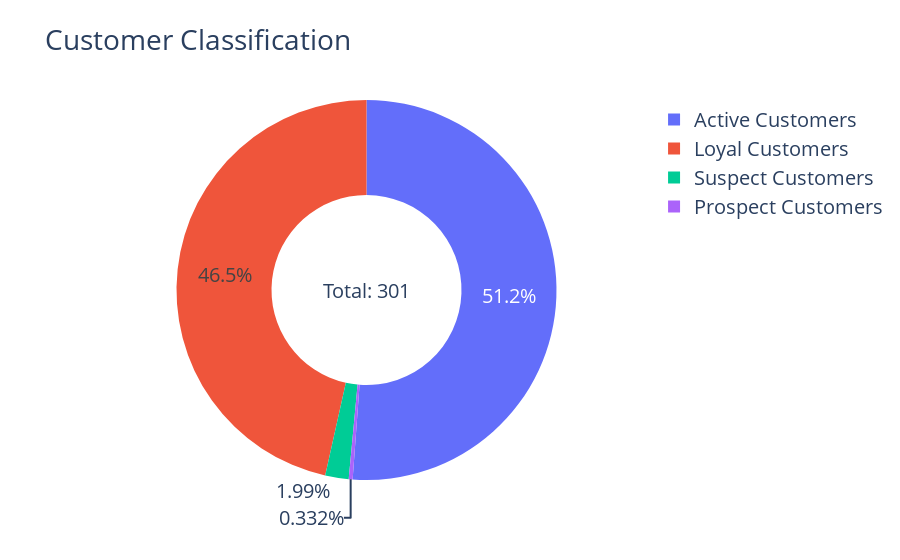

Notebook code for this chart:
### Code cell
import plotly.graph_objects as go

labels = ["Active Customers","Loyal Customers" ,"Suspect Customers","Prospect Customers"]
values = [154,140,6,1]

# Create subplots: use 'domain' type for Pie subplot
fig = go.Figure(data=[go.Pie(labels=labels, values=values)])

# Use `hole` to create a donut-like pie chart
fig.update_traces(hole=.5, hoverinfo="label+percent")

fig.update_layout(
    title_text="Customer Classification",
    # Add annotations in the center of the donut pies.
    annotations=[dict(text='Total: 301', x=0.5, y=0.5, font_size=20, showarrow=False)],
    font=dict(size=20))
    
fig.show()

### Figure 1 — Plotly figure (JSON) as saved in the notebook; plotly's stock layout.template omitted (floating-point values rounded to 4 significant figures)
{"data": [{"hole": 0.5, "hoverinfo": "label+percent", "labels": ["Active Customers", "Loyal Customers", "Suspect Customers", "Prospect Customers"], "type": "pie", "values": [154, 140, 6, 1]}], "layout": {"annotations": [{"font": {"size": 20}, "showarrow": false, "text": "Total: 301", "x": 0.5, "y": 0.5}], "font": {"size": 20}, "title": {"text": "Customer Classification"}}}
